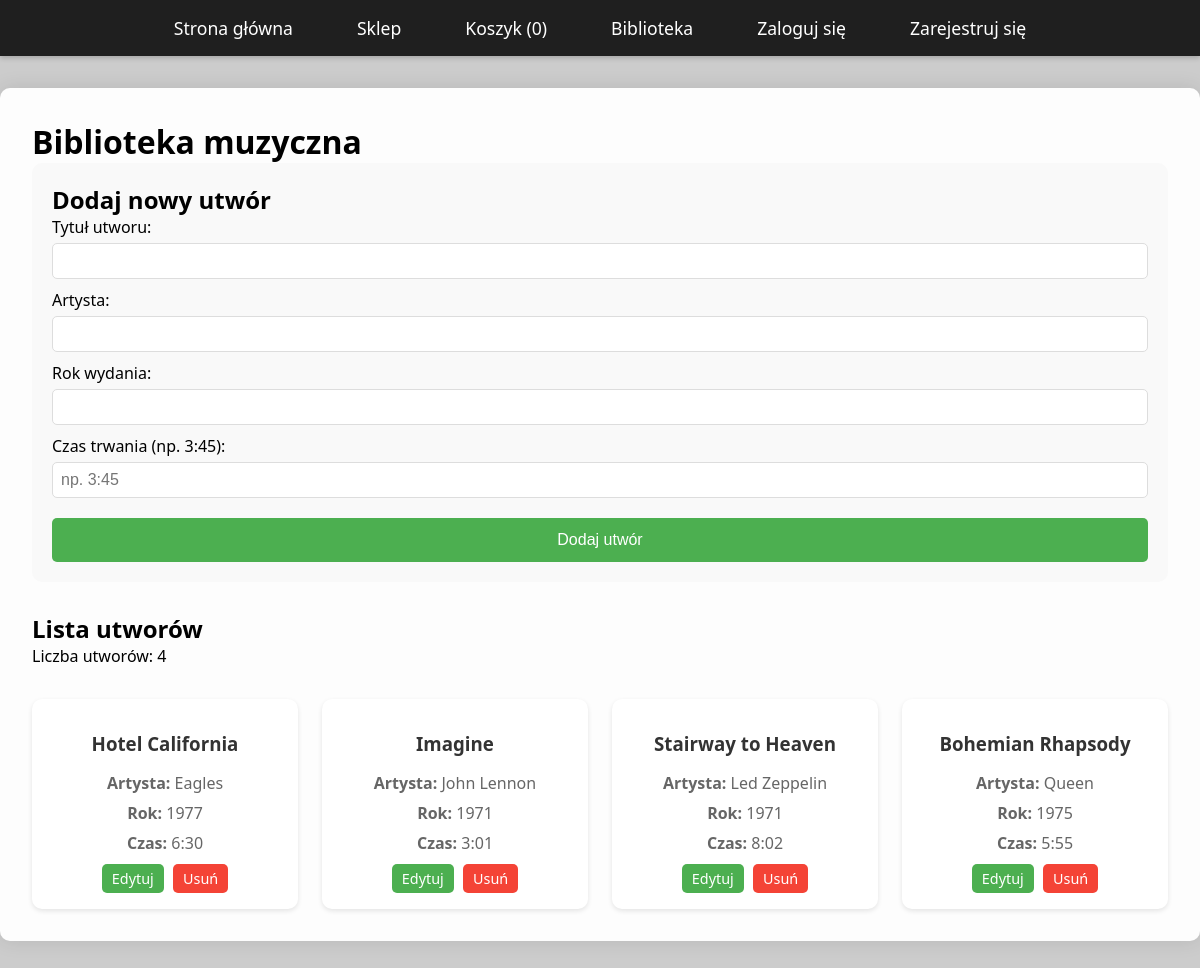
Screenshot of /biblioteka.php with the database file from the repository.
### tables this page shows
CREATE TABLE songs (
    id INT PRIMARY KEY AUTO_INCREMENT,
    title VARCHAR(100) NOT NULL,
    artist VARCHAR(100) NOT NULL,
    year INT,
    duration VARCHAR(10)
);

### biblioteka.php (the view, shortened to what this page needs)
<?php
require_once 'config.php';
$stmt = $pdo->query("SELECT * FROM songs ORDER BY id DESC");
$songs = $stmt->fetchAll();
?>
<!DOCTYPE html>
<html lang="pl">
<head>
    <link rel="stylesheet" href="style.css">
</head>
<body>
    <?php include 'menu.php'; ?>
    <div class="container">
        <h1>Biblioteka muzyczna</h1>
        <div style="background: #f9f9f9; padding: 20px; border-radius: 10px; margin-bottom: 30px;">
            <h2><?php echo isset($edit_song) ? 'Edytuj utwór' : 'Dodaj nowy utwór'; ?></h2>
            <form method="POST" style="display: grid; gap: 10px;">
                <div>
                    <label for="title">Tytuł utworu:</label>
                    <input type="text" name="title" id="title" required
                           value="<?php echo isset($edit_song) ? htmlspecialchars($edit_song['title']) : ''; ?>"
                           style="width: 100%; padding: 8px; margin-top: 5px;">
                </div>
                <div>
                    <label for="artist">Artysta:</label>
                    <input type="text" name="artist" id="artist" required
                           value="<?php echo isset($edit_song) ? htmlspecialchars($edit_song['artist']) : ''; ?>"
                           style="width: 100%; padding: 8px; margin-top: 5px;">
                </div>
                <div>
                    <label for="year">Rok wydania:</label>
                    <input type="number" name="year" id="year" required
                           value="<?php echo isset($edit_song) ? $edit_song['year'] : ''; ?>"
                           style="width: 100%; padding: 8px; margin-top: 5px;">
                </div>
                <div>
                    <label for="duration">Czas trwania (np. 3:45):</label>
                    <input type="text" name="duration" id="duration" required
                           value="<?php echo isset($edit_song) ? htmlspecialchars($edit_song['duration']) : ''; ?>"
                           placeholder="np. 3:45"
                           style="width: 100%; padding: 8px; margin-top: 5px;">
                </div>
                <button type="submit" name="<?php echo isset($edit_song) ? 'update_song' : 'add_song'; ?>" style="margin-top: 10px;">
                    <?php echo isset($edit_song) ? 'Zaktualizuj utwór' : 'Dodaj utwór'; ?>
                </button>
            </form>
        </div>
        <h2>Lista utworów</h2>
        <p>Liczba utworów: <?php echo count($songs); ?></p>
        <div class="songs-grid">
            <?php if(count($songs) > 0): ?>
                <?php foreach($songs as $song): ?>
                    <div class="song-card">
                        <h3><?php echo htmlspecialchars($song['title']); ?></h3>
                        <p><strong>Artysta:</strong> <?php echo htmlspecialchars($song['artist']); ?></p>
                        <p><strong>Rok:</strong> <?php echo $song['year']; ?></p>
                        <p><strong>Czas:</strong> <?php echo $song['duration']; ?></p>
                        <div style="margin-top: 10px;">
                            <a href="?edit=<?php echo $song['id']; ?>"
                               class="btn"
                               style="display: inline-block; text-decoration: none; margin-right: 5px;">
                               Edytuj
                            </a>
                            <a href="?delete=<?php echo $song['id']; ?>"
                               class="btn btn-danger"
                               style="display: inline-block; text-decoration: none;"
                               onclick="return confirm('Czy na pewno chcesz usunąć utwór "<?php echo htmlspecialchars($song['title']); ?>"?')">
                               Usuń
                            </a>
                        </div>
                    </div>
                <?php endforeach; ?>
            <?php else: ?>
                <p>brak utworow dodaj: </p>
            <?php endif; ?>
        </div>
    </div>
</body>
</html>

### style.css (style rules this page uses)
* { margin: 0; padding: 0; box-sizing: border-box; }
body { font-family: 'Segoe UI', Tahoma, Geneva, Verdana, sans-serif; background-image: url('https://via.placeholder.com/1920x1080?text=Sklep+Internetowy'); background-size: cover; background-attachment: fixed; background-position: center; min-height: 100vh; }
.container { max-width: 1200px; margin: 2rem auto; padding: 2rem; background-color: rgba(255, 255, 255, 0.95); border-radius: 10px; box-shadow: 0 0 20px rgba(0,0,0,0.1); }
.products-grid, .songs-grid { display: grid; grid-template-columns: repeat(auto-fill, minmax(250px, 1fr)); gap: 1.5rem; margin-top: 2rem; }
.product-card, .song-card { background: white; border-radius: 10px; padding: 1rem; text-align: center; box-shadow: 0 2px 5px rgba(0,0,0,0.1); transition: transform 0.3s ease; }
.product-card h3, .song-card h3 { margin: 1rem 0; color: #333; }
.product-card p, .song-card p { color: #666; margin: 0.5rem 0; }
button, .btn { background-color: #4CAF50; color: white; padding: 0.8rem 1.5rem; border: none; border-radius: 5px; cursor: pointer; font-size: 1rem; transition: background-color 0.3s ease; }
.btn-danger { background-color: #f44336; }
input[type="text"], input[type="number"], input[type="password"] { border: 1px solid #ddd; border-radius: 5px; font-size: 1rem; transition: border-color 0.3s ease; }
.song-card .btn { padding: 5px 10px; font-size: 0.9rem; }
.song-card .btn-danger { background-color: #f44336; }

### rows the page displays
songs: title "Hotel California", artist "Eagles", year "1977", duration "6:30"
songs: title "Imagine", artist "John Lennon", year "1971", duration "3:01"
songs: title "Stairway to Heaven", artist "Led Zeppelin", year "1971", duration "8:02"
songs: title "Bohemian Rhapsody", artist "Queen", year "1975", duration "5:55"

### other values shown
count($songs) "4"
